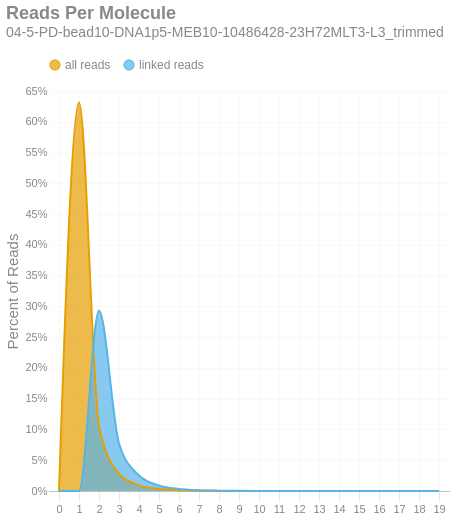

The code cell stored with this chart in its notebook:
### Markdown cell above
### Reads per Molecule
This chart shows the distribution of the number of reads per linked molecule. That is, how many alignments are associated with a unique molecule. This excludes the number of reads associated with invalid or absent linked-read barcodes. The `linked` histogram is the percentages recalculated when disregarding singletons.

### Code cell
if SKIPLR:
    print_html(f"Skipped")
else:

    binned_counts = np.bincount(valids['reads'].astype(int))
    all_perc = (binned_counts / n_reads)
    linked_perc = (binned_counts / n_linked_reads)
    linked_perc[1] = 0
    binned_df = pd.DataFrame({
        'readsper': range(len(binned_counts)),
        'all reads': all_perc,
        'linked reads': linked_perc
    })
    with SafeRender(binned_df):
        (
            density_plot(binned_df, 'Reads Per Molecule', samplename, 'readspmol')
            .encode(
                x=alt.X('readsper:O', title=None).axis(labelAngle=0)
                    .scale(domainMax= binned_df['readsper'].max()),
                y=alt.Y('value:Q', title='Percent of Reads')
                    .axis(format='%')
                    .stack(False),
                color=alt.Color("key:N").scale(domain = ["all reads", "linked reads"]),
                tooltip = [
                    alt.Tooltip("key:N", title = "Data Type"),
                    alt.Tooltip("readsper:O", title="Reads Per Molecule"),
                    alt.Tooltip("value:Q", format = ".2%", title="% Reads")
                ]
            )
        ).display()

### Figure 1 — Vega-Lite specification as saved in the notebook (floating-point values rounded to 4 significant figures)
{"width": "container", "height": 400, "config": {"title": {"anchor": "start", "dy": -15, "fontSize": 18, "color": "#888888", "subtitleColor": "#888888", "subtitleFontSize": 14}, "arc": {"fill": "#0072B2"}, "axis": {"domainColor": "#888888", "domainWidth": 0.5, "gridWidth": 0.2, "grid": false, "titleFontWeight": 400, "titleFontSize": 15, "labelFontSize": 11, "labelColor": "#888888", "tickColor": "#888888", "tickWidth": 0.2, "titleColor": "#888888"}, "axisBand": {"grid": false}, "axisX": {"grid": true, "tickSize": 10, "domainCap": "round"}, "axisY": {"domain": false, "grid": true, "tickSize": 0, "domainCap": "round"}, "background": "transparent", "header": {"labelFontSize": 15, "labelColor": "#888888", "titleFontSize": 15, "titleFontWeight": 600, "titleColor": "#888888"}, "legend": {"labelFont": "sans-serif", "labelFontSize": 12, "labelColor": "#888888", "symbolSize": 100, "symbolType": "circle", "titleFontSize": 12, "titlePadding": 10, "titleColor": "#888888", "title": null, "orient": "top"}, "range": {"category": ["#E69F00", "#56B4E9", "#009E73", "#F0E442", "#0072B2", "#D55E00", "#CC79A7", "#000000"], "diverging": ["#cfe8f3", "#a2d4ec", "#73bfe2", "#46abdb", "#1696d2", "#12719e"]}, "area": {"fill": "#0072B2", "fillOpacity": 0.7, "line": true, "strokeOpacity": 0.7}, "line": {"color": "#0072B2", "stroke": "#0072B2", "strokeWidth": 2}, "trail": {"color": "#0072B2", "stroke": "#0072B2", "strokeWidth": 0, "size": 1}, "point": {"filled": true}, "text": {"color": "#888888", "fontSize": 11, "align": "right", "fontWeight": 400, "size": 11}, "bar": {"fill": "#0072B2", "stroke": null}, "view": {"stroke": null, "continuousWidth": 660, "continuousHeight": 400}}, "data": {"name": "data-9176c9bcddd141f7fadc5c2946774eff"}, "mark": {"type": "area", "interpolate": "monotone"}, "encoding": {"color": {"field": "key", "scale": {"domain": ["all reads", "linked reads"]}, "type": "nominal"}, "tooltip": [{"field": "key", "title": "Data Type", "type": "nominal"}, {"field": "readsper", "title": "Reads Per Molecule", "type": "ordinal"}, {"field": "value", "format": ".2%", "title": "% Reads", "type": "quantitative"}], "x": {"axis": {"labelAngle": 0}, "field": "readsper", "scale": {"domainMax": 19.0}, "title": null, "type": "ordinal"}, "y": {"axis": {"format": "%"}, "field": "value", "stack": false, "title": "Percent of Reads", "type": "quantitative"}}, "params": [{"name": "param_c36ac31b6afebe62", "select": {"type": "point", "fields": ["key"]}, "bind": "legend"}], "title": {"text": "Reads Per Molecule", "subtitle": "04-5-PD-bead10-DNA1p5-MEB10-10486428-23H72MLT3-L3_trimmed"}, "transform": [{"fold": ["all reads", "linked reads"]}, {"filter": {"param": "param_c36ac31b6afebe62"}}], "usermeta": {"embedOptions": {"downloadFileName": "04-5-PD-bead10-DNA1p5-MEB10-10486428-23H72MLT3-L3_trimmed.readspmol"}}, "$schema": "https://vega.github.io/schema/vega-lite/v6.4.1.json", "datasets": {"data-9176c9bcddd141f7fadc5c2946774eff": [{"readsper": 0, "all reads": 0.0, "linked reads": 0.0}, {"readsper": 1, "all reads": 0.6316, "linked reads": 0.0}, {"readsper": 2, "all reads": 0.1054, "linked reads": 0.2928}, {"readsper": 3, "all reads": 0.02776, "linked reads": 0.07708}, {"readsper": 4, "all reads": 0.009094, "linked reads": 0.02525}, {"readsper": 5, "all reads": 0.003246, "linked reads": 0.009013}, {"readsper": 6, "all reads": 0.001215, "linked reads": 0.003374}, {"readsper": 7, "all reads": 0.0004713, "linked reads": 0.001308}, {"readsper": 8, "all reads": 0.000193, "linked reads": 0.0005358}, {"readsper": 9, "all reads": 7.605e-05, "linked reads": 0.0002112}, {"readsper": 10, "all reads": 3.224e-05, "linked reads": 8.952e-05}, {"readsper": 11, "all reads": 1.199e-05, "linked reads": 3.33e-05}, {"readsper": 12, "all reads": 4.471e-06, "linked reads": 1.241e-05}, {"readsper": 13, "all reads": 2.209e-06, "linked reads": 6.133e-06}, {"readsper": 14, "all reads": 1.052e-06, "linked reads": 2.921e-06}, {"readsper": 15, "all reads": 2.104e-07, "linked reads": 5.841e-07}, {"readsper": 16, "all reads": 0.0, "linked reads": 0.0}, {"readsper": 17, "all reads": 1.052e-07, "linked reads": 2.921e-07}, {"readsper": 18, "all reads": 5.26e-08, "linked reads": 1.46e-07}, {"readsper": 19, "all reads": 5.26e-08, "linked reads": 1.46e-07}]}}
